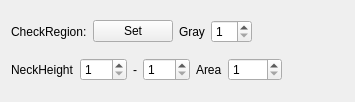
<?xml version="1.0" encoding="UTF-8"?>
<ui version="4.0">
 <class>CDlgNeckCont</class>
 <widget class="CItemDlg" name="CDlgNeckCont">
  <property name="geometry">
   <rect>
    <x>0</x>
    <y>0</y>
    <width>355</width>
    <height>102</height>
   </rect>
  </property>
  <property name="windowTitle">
   <string>Neck Contour Dialog</string>
  </property>
  <layout class="QVBoxLayout" name="verticalLayout">
   <item>
    <layout class="QHBoxLayout" name="horizontalLayout_3">
     <item>
      <widget class="QLabel" name="label_6">
       <property name="text">
        <string>CheckRegion:</string>
       </property>
      </widget>
     </item>
     <item>
      <widget class="QPushButton" name="btnDrawReg">
       <property name="text">
        <string>Set</string>
       </property>
      </widget>
     </item>
     <item>
      <widget class="QLabel" name="label_7">
       <property name="text">
        <string>Gray</string>
       </property>
      </widget>
     </item>
     <item>
      <widget class="QSpinBox" name="spinThresh">
       <property name="contextMenuPolicy">
        <enum>Qt::NoContextMenu</enum>
       </property>
       <property name="minimum">
        <number>1</number>
       </property>
      </widget>
     </item>
     <item>
      <spacer name="horizontalSpacer">
       <property name="orientation">
        <enum>Qt::Horizontal</enum>
       </property>
       <property name="sizeHint" stdset="0">
        <size>
         <width>40</width>
         <height>20</height>
        </size>
       </property>
      </spacer>
     </item>
    </layout>
   </item>
   <item>
    <layout class="QHBoxLayout" name="horizontalLayout_2">
     <item>
      <widget class="QLabel" name="label_8">
       <property name="text">
        <string>NeckHeight</string>
       </property>
      </widget>
     </item>
     <item>
      <widget class="QSpinBox" name="spinNeckHeiL">
       <property name="contextMenuPolicy">
        <enum>Qt::NoContextMenu</enum>
       </property>
       <property name="minimum">
        <number>1</number>
       </property>
       <property name="maximum">
        <number>999</number>
       </property>
      </widget>
     </item>
     <item>
      <widget class="QLabel" name="label_9">
       <property name="text">
        <string>-</string>
       </property>
      </widget>
     </item>
     <item>
      <widget class="QSpinBox" name="spinNeckHeiH">
       <property name="contextMenuPolicy">
        <enum>Qt::NoContextMenu</enum>
       </property>
       <property name="minimum">
        <number>1</number>
       </property>
       <property name="maximum">
        <number>999</number>
       </property>
      </widget>
     </item>
     <item>
      <widget class="QLabel" name="label_10">
       <property name="text">
        <string>Area</string>
       </property>
      </widget>
     </item>
     <item>
      <widget class="QSpinBox" name="spinArea">
       <property name="contextMenuPolicy">
        <enum>Qt::NoContextMenu</enum>
       </property>
       <property name="minimum">
        <number>1</number>
       </property>
       <property name="maximum">
        <number>9999</number>
       </property>
      </widget>
     </item>
     <item>
      <spacer name="horizontalSpacer_3">
       <property name="orientation">
        <enum>Qt::Horizontal</enum>
       </property>
       <property name="sizeHint" stdset="0">
        <size>
         <width>40</width>
         <height>20</height>
        </size>
       </property>
      </spacer>
     </item>
    </layout>
   </item>
  </layout>
 </widget>
 <layoutdefault spacing="6" margin="11"/>
 <customwidgets>
  <customwidget>
   <class>CItemDlg</class>
   <extends>QWidget</extends>
   <header>citemdlg.h</header>
   <container>1</container>
  </customwidget>
 </customwidgets>
 <tabstops>
  <tabstop>btnDrawReg</tabstop>
  <tabstop>spinThresh</tabstop>
  <tabstop>spinNeckHeiL</tabstop>
  <tabstop>spinNeckHeiH</tabstop>
  <tabstop>spinArea</tabstop>
 </tabstops>
 <resources/>
 <connections/>
 <slots>
  <slot>accept()</slot>
  <slot>reject()</slot>
 </slots>
</ui>
